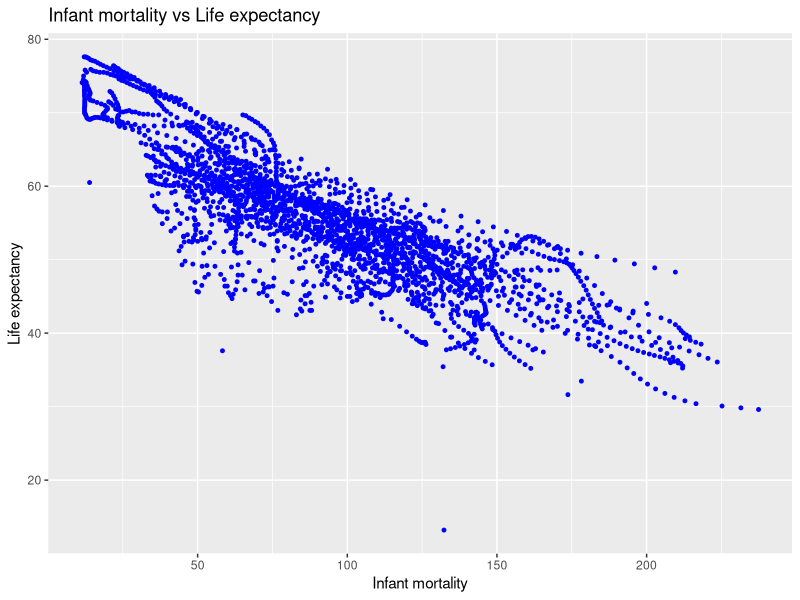
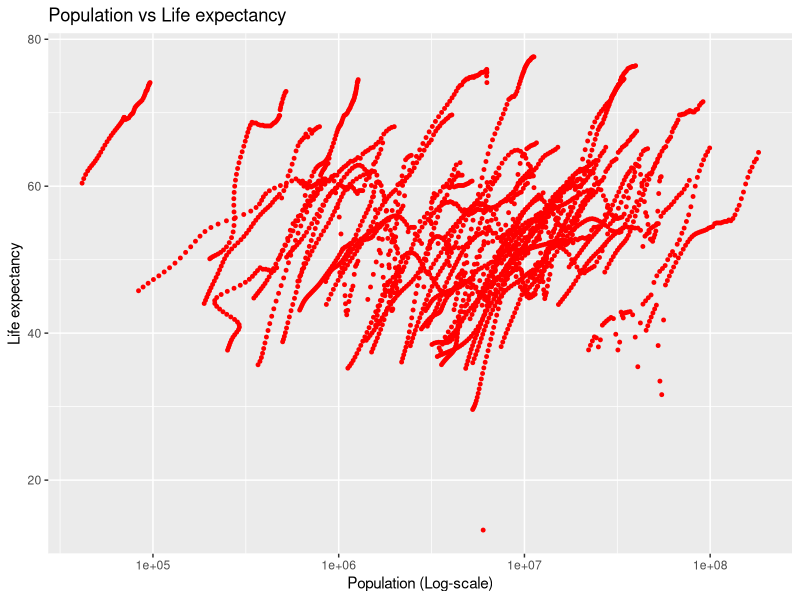
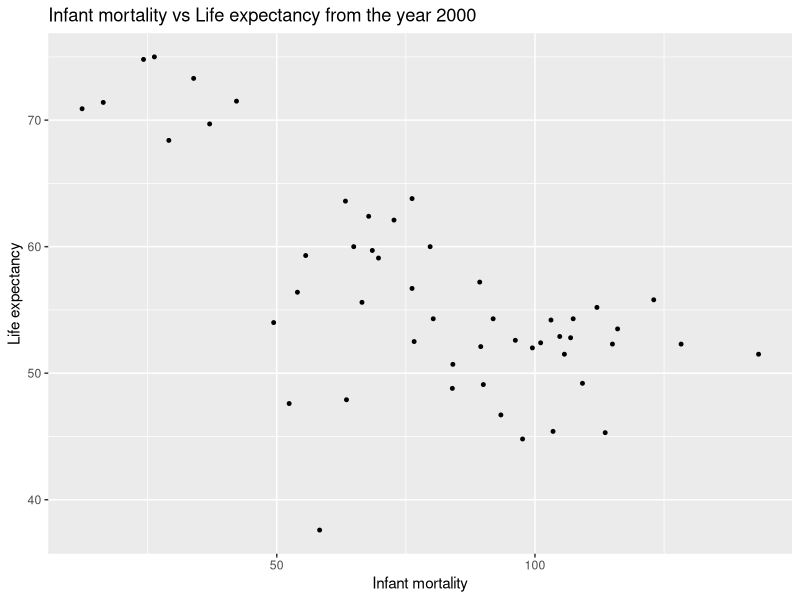
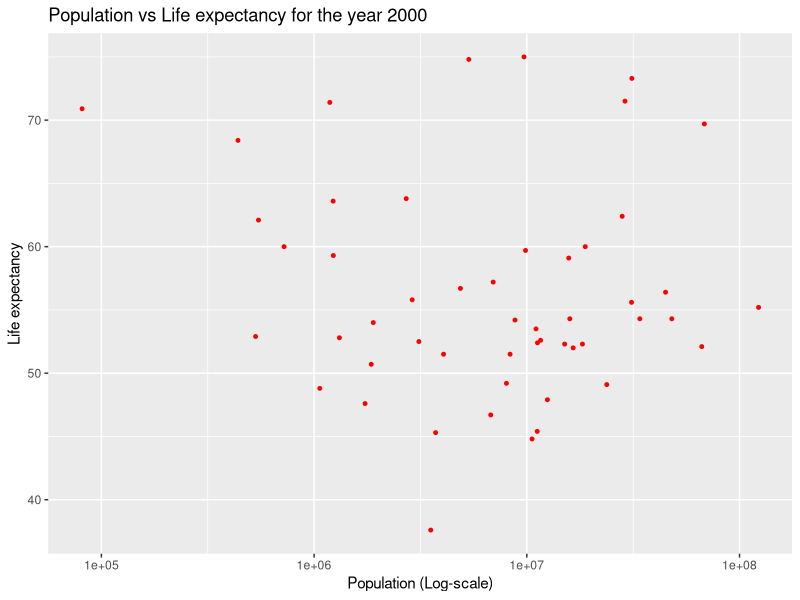
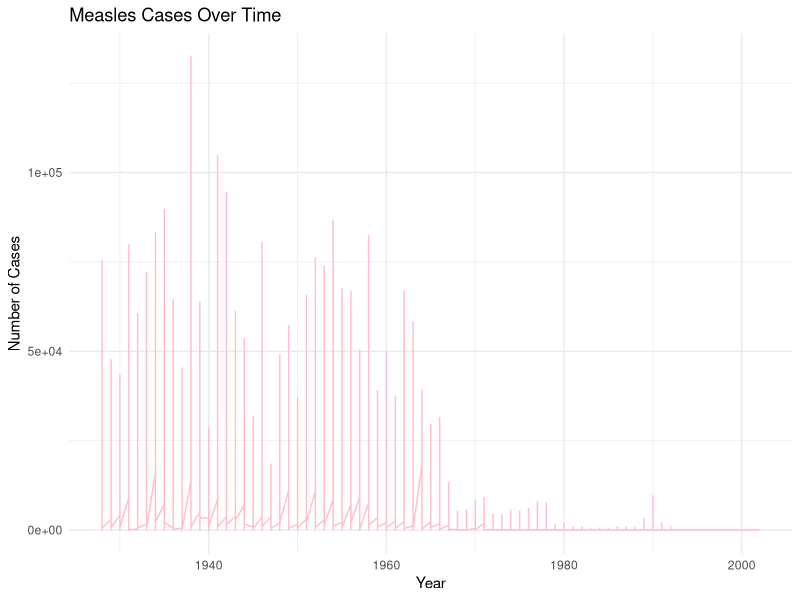
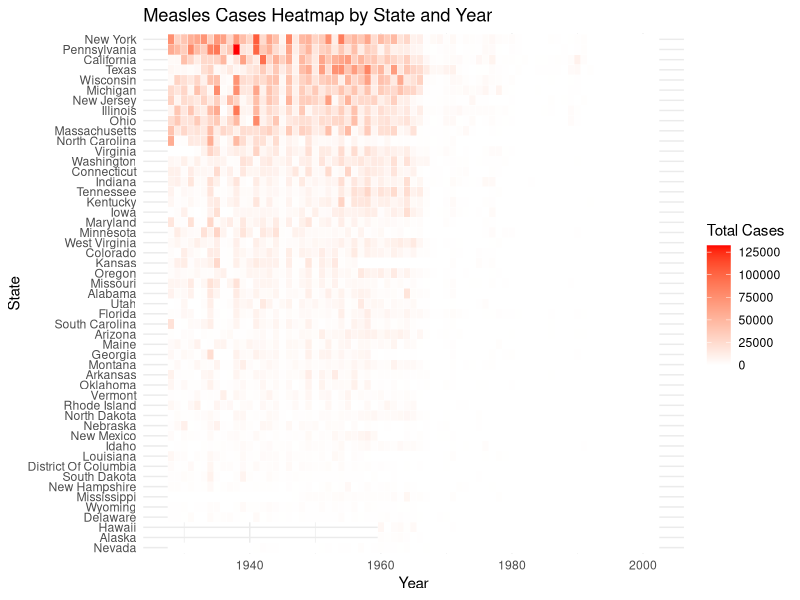
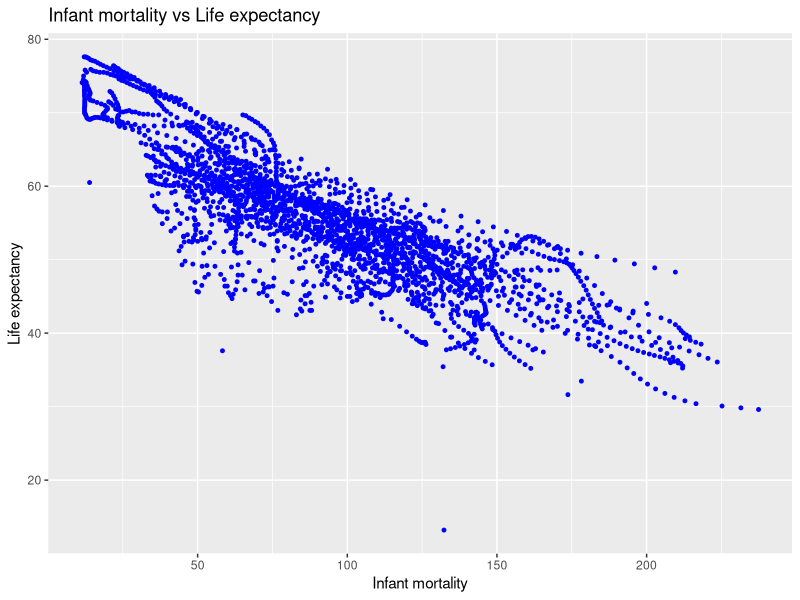
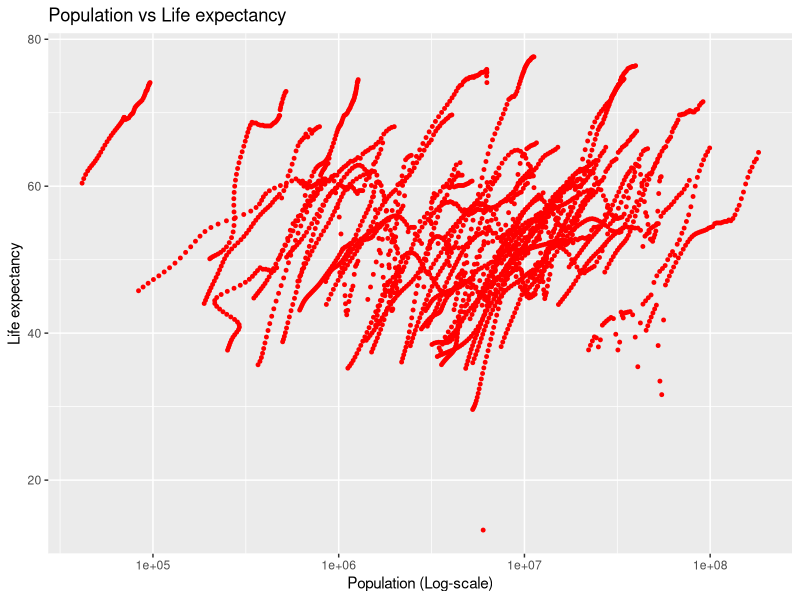

R code for these plots, in order:
## ---- chunk 1
#Installing required packages ("dslabs", "tidyverse")
options(repos = c(CRAN = "https://cran.rstudio.com/")) #Attempting to address issue with downloading dslabs script at render
install.packages("dslabs") #for dataset
install.packages("tidyverse") #for tools for analysis

#load required libraries ("dslabs", "tidyverse", "ggplot2", "here")
library("dslabs")
library("tidyverse")
library("ggplot2") #for generated plots

## ---- chunk 2
#Get an overview of the gapminder data structure
str(gapminder)

#Get a summary of the gapminder data
summary(gapminder)

## ---- chunk 3
#Filter out African data
africadata <- gapminder |> filter(continent =="Africa")
#View the newly filtered data
View(africadata)
## ---- chunk 4
#Using the "select" function to select the columns from the previous "africadata" dataset
africa_1 <- africadata |> select(infant_mortality, life_expectancy)
#get an overview of the new africa_1 datset
str(africa_1)
#see a summary of the new africa_1 dataset
summary(africa_1)
#View the resulting object more closely
view(africa_1)

## ---- chunk 5
#Using the "select" function to select the columns from the previous "africadata" dataset
africa_2 <- africadata |> select(population, life_expectancy)
#get an overview of the new africa_1 datset
str(africa_2)
#see a summary of the new africa_1 dataset
summary(africa_2)
#View the resulting object more closely
view(africa_2)

## ---- chunk 6
#Generate the plot as a scatter plot with the variables associated with the approiate axes, reduce point size to 1, set colour to blue, label different areas of the graph
ggplot(africa_1, aes(x = infant_mortality, y = life_expectancy)) +   
  geom_point(size = 1, color = "blue") +
  labs(title = "Infant mortality vs Life expectancy", x = "Infant mortality", y = "Life expectancy" ) 

#Save the generated plot
ggsave("africa_1_Life_expectancy_vs_infant_mortality.png", width = 8, height =6)
## ---- chunk 7
#Generate the plot as a scatter plot with the variables associated with the approiate axes,set the x-axis (population) to be in the log-scale, reduce point size to 1, set colour to red, label different areas of the graph
ggplot(africa_2, aes(x = population, y = life_expectancy)) +   
  geom_point(size = 1, color = "red") +
  scale_x_log10() +
  labs(title = "Population vs Life expectancy", x = "Population (Log-scale)", y = "Life expectancy" ) 

#Save the generated plot
ggsave("africa_2_Life_expectancy_vs_population_log_scale.png", width = 8, height =6)
## ---- chunk 8
#I used the textbook and ChatGPT to help me generate and correct my code. I tried the select function with & first which is not apprpriate for rows
missing_infant_mortality <- africadata |> #Assigning new variable and searching in the dataset
filter(is.na(infant_mortality)) |>  #continuing with pipe and filtering for where infant mortality is "NA"
select(year)  #continuing pipe and keeping the years where infant mortality is NA"

## ---- chunk 9
#Use the filter function to select the columns where the year is 2000
africa_3_y2000 <- africadata |> filter(year==2000)
#view the data structure of the new object africa_3_y2000
str(africa_3_y2000)
#view a summary of the new object africa_3_y2000
summary(africa_3_y2000)
## ---- chunk 10
#Generate the plot as a scatter plot with the variables associated with the approiate axes, reduce point size to 1, set colour to black, label different areas of the graph
ggplot(africa_3_y2000, aes(x = infant_mortality, y = life_expectancy)) +   
  geom_point(size = 1, color = "black") +
  labs(title = "Infant mortality vs Life expectancy from the year 2000", x = "Infant mortality", y = "Life expectancy" ) 

#Save the generated plot
ggsave("africa_3_y2000_Life_expectancy_vs_infant_mortality.png", width = 8, height =6)
## ---- chunk 11
#Generate the plot as a scatter plot with the variables associated with the approiate axes,set the x-axis (population) to be in the log-scale, reduce point size to 1, set colour to red, label different areas of the graph
ggplot(africa_3_y2000, aes(x = population, y = life_expectancy)) +   
  geom_point(size = 1, color = "red") +
  scale_x_log10() +
  labs(title = "Population vs Life expectancy for the year 2000", x = "Population (Log-scale)", y = "Life expectancy" ) 

#Save the generated plot
ggsave("africa_3_y2000_Life_expectancy_vs_population_log_scale.png", width = 8, height =6)
## ---- chunk 12
fit1 <- lm(life_expectancy ~ infant_mortality, data = africa_3_y2000)
#View the summary of the model
summary(fit1)

## ---- chunk 13
fit2 <- lm(life_expectancy ~ population, data = africa_3_y2000)
#View the summary of the model
summary(fit2)

## ---- chunk 14
# Taking a look at the dslabs to identify which dataset I want to choose for the assignment
library(dslabs)
data(package = "dslabs")

## ---- chunk 15
# I chose us_contagious_diseases dataset
# Loading the  us_contagious_diseases datasetthe Dataset
library(dslabs)
data("us_contagious_diseases")

## ---- chunk 16
#The dataset contains the following columns:

#disease: The name of the disease (e.g., "Measles," "Polio").
#state: The U.S. state where the data was recorded.
#year: The year the data was reported.
#weeks_reporting: The number of weeks during the year in which the state reported data.
#count: The number of reported cases of the disease.
#population: The population of the state in the respective year.
#rate: The number of disease cases per 10,000 people
## ---- chunk 17
#Exploring the datasets to identify variables and so on 
head(us_contagious_diseases)


#checking the structure 
str(us_contagious_diseases)


# Exploring the summary 
summary(us_contagious_diseases)

## ---- chunk 18
#Processing and cleaning the Data. First I am filtering out diseases with missing data, mostly focusing on one specific diseases, Measles. 
### Data Processing I focus on measles data for this analysis. The dataset is cleaned to remove rows with missing values, and a new variable, `rate_per_100k`, is calculated to represent cases per 100,000 people.


# filtering out the data for measles
measles <- us_contagious_diseases %>%
  filter(disease == "Measles") %>%
  drop_na()  # Remove rows with missing values

# Adding a column for the cases per 100,000 population
measles <- measles %>%
  mutate(rate_per_100k = (count / population) * 100000)

# Previewing the cleaned dataset
head(measles)

# Checking for missing values
sum(is.na(measles))

## ---- chunk 19
### In the next part, I am doing exploratory Figures by visualizing the trends of measles cases over time and across states. 1) figure shows the number of cases over the years, 2) second figure is a heatmap of cases by state and year.
## ---- chunk 20
#Creating exploratory figures, such as Visualize trends, distributions, or summaries.

# Plot the total number of measles cases over time
ggplot(measles, aes(x = year, y = count)) +
  geom_line(color = "pink") +
  labs(title = "Measles Cases Over Time",
       x = "Year",
       y = "Number of Cases") +
  theme_minimal()

## ---- chunk 21
#  2nd figure Measles Cases by State (Heatmap)
# Creating a heatmap of cases by state and year
measles_heatmap <- measles %>%
  group_by(state, year) %>%
  summarize(total_cases = sum(count, na.rm = TRUE))

ggplot(measles_heatmap, aes(x = year, y = reorder(state, total_cases), fill = total_cases)) +
  geom_tile(color = "white") +
  scale_fill_gradient(low = "white", high = "red") +
  labs(title = "Measles Cases Heatmap by State and Year",
       x = "Year",
       y = "State",
       fill = "Total Cases") +
  theme_minimal()

## ---- chunk 22
# Fitting a linear model to examine the trend of measles cases over time
measles_lm <- lm(count ~ year, data = measles)

# Summarizing the model
summary(measles_lm)

## ---- chunk 23
### Results from the Linear Model
#The summary of the linear regression model shows the following:
# 1) The slope coefficient for `year` is negative, indicating a decline in measles cases over time, 2) The model's p-value suggests that this decline is statistically significant.
